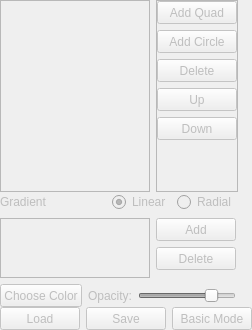
            <widget class="QFrame" name="frame_2DTransEdit">
             <property name="enabled">
              <bool>false</bool>
             </property>
             <property name="sizePolicy">
              <sizepolicy hsizetype="Minimum" vsizetype="Minimum">
               <horstretch>0</horstretch>
               <verstretch>0</verstretch>
              </sizepolicy>
             </property>
             <property name="frameShape">
              <enum>QFrame::NoFrame</enum>
             </property>
             <property name="frameShadow">
              <enum>QFrame::Plain</enum>
             </property>
             <property name="lineWidth">
              <number>0</number>
             </property>
             <layout class="QVBoxLayout" name="verticalLayout_24">
              <property name="spacing">
               <number>0</number>
              </property>
              <property name="leftMargin">
               <number>0</number>
              </property>
              <property name="topMargin">
               <number>0</number>
              </property>
              <property name="rightMargin">
               <number>0</number>
              </property>
              <property name="bottomMargin">
               <number>0</number>
              </property>
              <item>
               <widget class="QFrame" name="frame_Polygons">
                <property name="sizePolicy">
                 <sizepolicy hsizetype="Fixed" vsizetype="Expanding">
                  <horstretch>0</horstretch>
                  <verstretch>0</verstretch>
                 </sizepolicy>
                </property>
                <property name="minimumSize">
                 <size>
                  <width>100</width>
                  <height>0</height>
                 </size>
                </property>
                <property name="frameShape">
                 <enum>QFrame::NoFrame</enum>
                </property>
                <property name="frameShadow">
                 <enum>QFrame::Raised</enum>
                </property>
                <property name="lineWidth">
                 <number>0</number>
                </property>
                <layout class="QHBoxLayout" name="horizontalLayout_27">
                 <property name="leftMargin">
                  <number>0</number>
                 </property>
                 <property name="topMargin">
                  <number>0</number>
                 </property>
                 <property name="rightMargin">
                  <number>0</number>
                 </property>
                 <property name="bottomMargin">
                  <number>0</number>
                 </property>
                 <item>
                  <widget class="QListWidget" name="listWidget_Swatches">
                   <property name="sizePolicy">
                    <sizepolicy hsizetype="Fixed" vsizetype="Expanding">
                     <horstretch>0</horstretch>
                     <verstretch>0</verstretch>
                    </sizepolicy>
                   </property>
                   <property name="maximumSize">
                    <size>
                     <width>150</width>
                     <height>16777215</height>
                    </size>
                   </property>
                   <property name="toolTip">
                    <string>Select the current polygon here.</string>
                   </property>
                   <property name="statusTip">
                    <string>Select the current polygon here.</string>
                   </property>
                  </widget>
                 </item>
                 <item>
                  <widget class="QFrame" name="frame_28">
                   <property name="sizePolicy">
                    <sizepolicy hsizetype="Fixed" vsizetype="Expanding">
                     <horstretch>0</horstretch>
                     <verstretch>0</verstretch>
                    </sizepolicy>
                   </property>
                   <property name="frameShape">
                    <enum>QFrame::StyledPanel</enum>
                   </property>
                   <property name="frameShadow">
                    <enum>QFrame::Raised</enum>
                   </property>
                   <layout class="QVBoxLayout" name="verticalLayout_37">
                    <property name="leftMargin">
                     <number>0</number>
                    </property>
                    <property name="topMargin">
                     <number>0</number>
                    </property>
                    <property name="rightMargin">
                     <number>0</number>
                    </property>
                    <property name="bottomMargin">
                     <number>0</number>
                    </property>
                    <item>
                     <widget class="QPushButton" name="pushButton_AddPoly">
                      <property name="sizePolicy">
                       <sizepolicy hsizetype="Expanding" vsizetype="Fixed">
                        <horstretch>0</horstretch>
                        <verstretch>0</verstretch>
                       </sizepolicy>
                      </property>
                      <property name="minimumSize">
                       <size>
                        <width>0</width>
                        <height>23</height>
                       </size>
                      </property>
                      <property name="toolTip">
                       <string>Add a new quad to the 2D transfer function.</string>
                      </property>
                      <property name="statusTip">
                       <string>Add a new quad to the 2D transfer function.</string>
                      </property>
                      <property name="text">
                       <string>Add Quad</string>
                      </property>
                     </widget>
                    </item>
                    <item>
                     <widget class="QPushButton" name="pushButton_AddCircle">
                      <property name="sizePolicy">
                       <sizepolicy hsizetype="Expanding" vsizetype="Fixed">
                        <horstretch>0</horstretch>
                        <verstretch>0</verstretch>
                       </sizepolicy>
                      </property>
                      <property name="minimumSize">
                       <size>
                        <width>0</width>
                        <height>23</height>
                       </size>
                      </property>
                      <property name="toolTip">
                       <string>Add a new circle to the 2D transfer function.</string>
                      </property>
                      <property name="statusTip">
                       <string>Add a new circle to the 2D transfer function.</string>
                      </property>
                      <property name="text">
                       <string>Add Circle</string>
                      </property>
                     </widget>
                    </item>
                    <item>
                     <widget class="QPushButton" name="pushButton_DelPoly">
                      <property name="enabled">
                       <bool>false</bool>
                      </property>
                      <property name="sizePolicy">
                       <sizepolicy hsizetype="Expanding" vsizetype="Fixed">
                        <horstretch>0</horstretch>
                        <verstretch>0</verstretch>
                       </sizepolicy>
                      </property>
                      <property name="minimumSize">
                       <size>
                        <width>0</width>
                        <height>23</height>
                       </size>
                      </property>
                      <property name="toolTip">
                       <string>Delete the currrent polygonfrom the 2D transfer function.</string>
                      </property>
                      <property name="statusTip">
                       <string>Delete the currrent polygonfrom the 2D transfer function.</string>
                      </property>
                      <property name="text">
                       <string>Delete</string>
                      </property>
                     </widget>
                    </item>
                    <item>
                     <widget class="QPushButton" name="pushButton_UpPoly">
                      <property name="enabled">
                       <bool>false</bool>
                      </property>
                      <property name="sizePolicy">
                       <sizepolicy hsizetype="Expanding" vsizetype="Fixed">
                        <horstretch>0</horstretch>
                        <verstretch>0</verstretch>
                       </sizepolicy>
                      </property>
                      <property name="minimumSize">
                       <size>
                        <width>0</width>
                        <height>23</height>
                       </size>
                      </property>
                      <property name="toolTip">
                       <string>Move the current polygon up in the the blending order.</string>
                      </property>
                      <property name="statusTip">
                       <string>Move the current polygon up in the the blending order.</string>
                      </property>
                      <property name="text">
                       <string>Up</string>
                      </property>
                     </widget>
                    </item>
                    <item>
                     <widget class="QPushButton" name="pushButton_DownPoly">
                      <property name="enabled">
                       <bool>false</bool>
                      </property>
                      <property name="sizePolicy">
                       <sizepolicy hsizetype="Expanding" vsizetype="Fixed">
                        <horstretch>0</horstretch>
                        <verstretch>0</verstretch>
                       </sizepolicy>
                      </property>
                      <property name="minimumSize">
                       <size>
                        <width>0</width>
                        <height>23</height>
                       </size>
                      </property>
                      <property name="toolTip">
                       <string>Move the current polygon down in the the blending order.</string>
                      </property>
                      <property name="statusTip">
                       <string>Move the current polygon down in the the blending order.</string>
                      </property>
                      <property name="text">
                       <string>Down</string>
                      </property>
                     </widget>
                    </item>
                    <item>
                     <spacer name="verticalSpacer_10">
                      <property name="orientation">
                       <enum>Qt::Vertical</enum>
                      </property>
                      <property name="sizeHint" stdset="0">
                       <size>
                        <width>20</width>
                        <height>40</height>
                       </size>
                      </property>
                     </spacer>
                    </item>
                   </layout>
                  </widget>
                 </item>
                </layout>
               </widget>
              </item>
              <item>
               <widget class="QFrame" name="frame_Gradient">
                <property name="sizePolicy">
                 <sizepolicy hsizetype="Fixed" vsizetype="Fixed">
                  <horstretch>0</horstretch>
                  <verstretch>0</verstretch>
                 </sizepolicy>
                </property>
                <property name="frameShape">
                 <enum>QFrame::NoFrame</enum>
                </property>
                <property name="frameShadow">
                 <enum>QFrame::Raised</enum>
                </property>
                <property name="lineWidth">
                 <number>0</number>
                </property>
                <layout class="QVBoxLayout" name="verticalLayout_22">
                 <property name="leftMargin">
                  <number>0</number>
                 </property>
                 <property name="topMargin">
                  <number>0</number>
                 </property>
                 <property name="rightMargin">
                  <number>0</number>
                 </property>
                 <property name="bottomMargin">
                  <number>0</number>
                 </property>
                 <item>
                  <widget class="QFrame" name="frame_20">
                   <property name="sizePolicy">
                    <sizepolicy hsizetype="Minimum" vsizetype="Minimum">
                     <horstretch>0</horstretch>
                     <verstretch>0</verstretch>
                    </sizepolicy>
                   </property>
                   <property name="frameShape">
                    <enum>QFrame::NoFrame</enum>
                   </property>
                   <property name="frameShadow">
                    <enum>QFrame::Raised</enum>
                   </property>
                   <property name="lineWidth">
                    <number>0</number>
                   </property>
                   <layout class="QHBoxLayout" name="horizontalLayout_28">
                    <property name="leftMargin">
                     <number>0</number>
                    </property>
                    <property name="topMargin">
                     <number>0</number>
                    </property>
                    <property name="rightMargin">
                     <number>0</number>
                    </property>
                    <property name="bottomMargin">
                     <number>0</number>
                    </property>
                    <item>
                     <widget class="QLabel" name="label_Gradient">
                      <property name="enabled">
                       <bool>false</bool>
                      </property>
                      <property name="sizePolicy">
                       <sizepolicy hsizetype="Fixed" vsizetype="Minimum">
                        <horstretch>0</horstretch>
                        <verstretch>0</verstretch>
                       </sizepolicy>
                      </property>
                      <property name="maximumSize">
                       <size>
                        <width>16777215</width>
                        <height>20</height>
                       </size>
                      </property>
                      <property name="text">
                       <string>Gradient</string>
                      </property>
                     </widget>
                    </item>
                    <item>
                     <spacer name="horizontalSpacer_14">
                      <property name="orientation">
                       <enum>Qt::Horizontal</enum>
                      </property>
                      <property name="sizeHint" stdset="0">
                       <size>
                        <width>40</width>
                        <height>20</height>
                       </size>
                      </property>
                     </spacer>
                    </item>
                    <item>
                     <widget class="QRadioButton" name="radioButton_linGrad">
                      <property name="text">
                       <string>Linear</string>
                      </property>
                      <property name="checked">
                       <bool>true</bool>
                      </property>
                     </widget>
                    </item>
                    <item>
                     <widget class="QRadioButton" name="radioButton_radGrad">
                      <property name="text">
                       <string>Radial</string>
                      </property>
                     </widget>
                    </item>
                   </layout>
                  </widget>
                 </item>
                 <item>
                  <widget class="QFrame" name="frame_3">
                   <property name="sizePolicy">
                    <sizepolicy hsizetype="Fixed" vsizetype="Expanding">
                     <horstretch>0</horstretch>
                     <verstretch>1</verstretch>
                    </sizepolicy>
                   </property>
                   <property name="maximumSize">
                    <size>
                     <width>16777215</width>
                     <height>60</height>
                    </size>
                   </property>
                   <property name="frameShape">
                    <enum>QFrame::NoFrame</enum>
                   </property>
                   <property name="frameShadow">
                    <enum>QFrame::Raised</enum>
                   </property>
                   <property name="lineWidth">
                    <number>0</number>
                   </property>
                   <layout class="QHBoxLayout" name="horizontalLayout_14">
                    <property name="leftMargin">
                     <number>0</number>
                    </property>
                    <property name="topMargin">
                     <number>0</number>
                    </property>
                    <property name="rightMargin">
                     <number>0</number>
                    </property>
                    <property name="bottomMargin">
                     <number>0</number>
                    </property>
                    <item>
                     <widget class="QListWidget" name="listWidget_Gradient">
                      <property name="sizePolicy">
                       <sizepolicy hsizetype="Fixed" vsizetype="Expanding">
                        <horstretch>0</horstretch>
                        <verstretch>0</verstretch>
                       </sizepolicy>
                      </property>
                      <property name="maximumSize">
                       <size>
                        <width>150</width>
                        <height>16777215</height>
                       </size>
                      </property>
                     </widget>
                    </item>
                    <item>
                     <widget class="QFrame" name="frame_16">
                      <property name="sizePolicy">
                       <sizepolicy hsizetype="Fixed" vsizetype="Expanding">
                        <horstretch>0</horstretch>
                        <verstretch>0</verstretch>
                       </sizepolicy>
                      </property>
                      <property name="maximumSize">
                       <size>
                        <width>16777215</width>
                        <height>16777215</height>
                       </size>
                      </property>
                      <property name="frameShape">
                       <enum>QFrame::NoFrame</enum>
                      </property>
                      <property name="frameShadow">
                       <enum>QFrame::Raised</enum>
                      </property>
                      <property name="lineWidth">
                       <number>0</number>
                      </property>
                      <layout class="QVBoxLayout" name="verticalLayout_20">
                       <property name="leftMargin">
                        <number>0</number>
                       </property>
                       <property name="topMargin">
                        <number>0</number>
                       </property>
                       <property name="rightMargin">
                        <number>0</number>
                       </property>
                       <property name="bottomMargin">
                        <number>0</number>
                       </property>
                       <item>
                        <widget class="QPushButton" name="pushButton_AddStop">
                         <property name="sizePolicy">
                          <sizepolicy hsizetype="Expanding" vsizetype="Fixed">
                           <horstretch>0</horstretch>
                           <verstretch>0</verstretch>
                          </sizepolicy>
                         </property>
                         <property name="minimumSize">
                          <size>
                           <width>0</width>
                           <height>23</height>
                          </size>
                         </property>
                         <property name="text">
                          <string>Add</string>
                         </property>
                        </widget>
                       </item>
                       <item>
                        <widget class="QPushButton" name="pushButton_DelStop">
                         <property name="enabled">
                          <bool>false</bool>
                         </property>
                         <property name="sizePolicy">
                          <sizepolicy hsizetype="Expanding" vsizetype="Fixed">
                           <horstretch>0</horstretch>
                           <verstretch>0</verstretch>
                          </sizepolicy>
                         </property>
                         <property name="minimumSize">
                          <size>
                           <width>0</width>
                           <height>23</height>
                          </size>
                         </property>
                         <property name="text">
                          <string>Delete</string>
                         </property>
                        </widget>
                       </item>
                       <item>
                        <spacer name="verticalSpacer_17">
                         <property name="orientation">
                          <enum>Qt::Vertical</enum>
                         </property>
                         <property name="sizeHint" stdset="0">
                          <size>
                           <width>20</width>
                           <height>40</height>
                          </size>
                         </property>
                        </spacer>
                       </item>
                      </layout>
                     </widget>
                    </item>
                   </layout>
                  </widget>
                 </item>
                 <item>
                  <widget class="QFrame" name="frame_ChooseColor">
                   <property name="enabled">
                    <bool>false</bool>
                   </property>
                   <property name="sizePolicy">
                    <sizepolicy hsizetype="Minimum" vsizetype="Minimum">
                     <horstretch>0</horstretch>
                     <verstretch>0</verstretch>
                    </sizepolicy>
                   </property>
                   <property name="frameShape">
                    <enum>QFrame::NoFrame</enum>
                   </property>
                   <property name="frameShadow">
                    <enum>QFrame::Raised</enum>
                   </property>
                   <property name="lineWidth">
                    <number>0</number>
                   </property>
                   <layout class="QHBoxLayout" name="horizontalLayout_5">
                    <property name="leftMargin">
                     <number>0</number>
                    </property>
                    <property name="topMargin">
                     <number>0</number>
                    </property>
                    <property name="rightMargin">
                     <number>0</number>
                    </property>
                    <property name="bottomMargin">
                     <number>0</number>
                    </property>
                    <item>
                     <widget class="QPushButton" name="pushButton_ColorChooser">
                      <property name="minimumSize">
                       <size>
                        <width>0</width>
                        <height>23</height>
                       </size>
                      </property>
                      <property name="text">
                       <string>Choose Color</string>
                      </property>
                     </widget>
                    </item>
                    <item>
                     <widget class="QLabel" name="label_Opacity">
                      <property name="sizePolicy">
                       <sizepolicy hsizetype="Fixed" vsizetype="Preferred">
                        <horstretch>0</horstretch>
                        <verstretch>0</verstretch>
                       </sizepolicy>
                      </property>
                      <property name="minimumSize">
                       <size>
                        <width>0</width>
                        <height>23</height>
                       </size>
                      </property>
                      <property name="text">
                       <string>Opacity:</string>
                      </property>
                      <property name="buddy">
                       <cstring>horizontalSlider_Opacity</cstring>
                      </property>
                     </widget>
                    </item>
                    <item>
                     <widget class="QSlider" name="horizontalSlider_Opacity">
                      <property name="sizePolicy">
                       <sizepolicy hsizetype="Expanding" vsizetype="Fixed">
                        <horstretch>0</horstretch>
                        <verstretch>0</verstretch>
                       </sizepolicy>
                      </property>
                      <property name="maximum">
                       <number>100</number>
                      </property>
                      <property name="value">
                       <number>80</number>
                      </property>
                      <property name="orientation">
                       <enum>Qt::Horizontal</enum>
                      </property>
                     </widget>
                    </item>
                   </layout>
                  </widget>
                 </item>
                </layout>
               </widget>
              </item>
              <item>
               <widget class="QFrame" name="frame_12">
                <property name="sizePolicy">
                 <sizepolicy hsizetype="Fixed" vsizetype="Minimum">
                  <horstretch>0</horstretch>
                  <verstretch>0</verstretch>
                 </sizepolicy>
                </property>
                <property name="frameShape">
                 <enum>QFrame::NoFrame</enum>
                </property>
                <property name="frameShadow">
                 <enum>QFrame::Raised</enum>
                </property>
                <property name="lineWidth">
                 <number>0</number>
                </property>
                <layout class="QHBoxLayout" name="horizontalLayout_6">
                 <property name="leftMargin">
                  <number>0</number>
                 </property>
                 <property name="topMargin">
                  <number>0</number>
                 </property>
                 <property name="rightMargin">
                  <number>0</number>
                 </property>
                 <property name="bottomMargin">
                  <number>0</number>
                 </property>
                 <item>
                  <widget class="QPushButton" name="pushButton_Load2DTrans">
                   <property name="sizePolicy">
                    <sizepolicy hsizetype="Expanding" vsizetype="Fixed">
                     <horstretch>0</horstretch>
                     <verstretch>0</verstretch>
                    </sizepolicy>
                   </property>
                   <property name="minimumSize">
                    <size>
                     <width>0</width>
                     <height>23</height>
                    </size>
                   </property>
                   <property name="text">
                    <string>Load</string>
                   </property>
                  </widget>
                 </item>
                 <item>
                  <widget class="QPushButton" name="pushButton_Save2DTrans">
                   <property name="sizePolicy">
                    <sizepolicy hsizetype="Expanding" vsizetype="Fixed">
                     <horstretch>0</horstretch>
                     <verstretch>0</verstretch>
                    </sizepolicy>
                   </property>
                   <property name="minimumSize">
                    <size>
                     <width>0</width>
                     <height>23</height>
                    </size>
                   </property>
                   <property name="text">
                    <string>Save</string>
                   </property>
                  </widget>
                 </item>
                 <item>
                  <widget class="QPushButton" name="pushButton_ToggleBasic">
                   <property name="sizePolicy">
                    <sizepolicy hsizetype="Expanding" vsizetype="Fixed">
                     <horstretch>0</horstretch>
                     <verstretch>0</verstretch>
                    </sizepolicy>
                   </property>
                   <property name="minimumSize">
                    <size>
                     <width>0</width>
                     <height>23</height>
                    </size>
                   </property>
                   <property name="text">
                    <string>Basic Mode</string>
                   </property>
                  </widget>
                 </item>
                </layout>
               </widget>
              </item>
             </layout>
            </widget>
